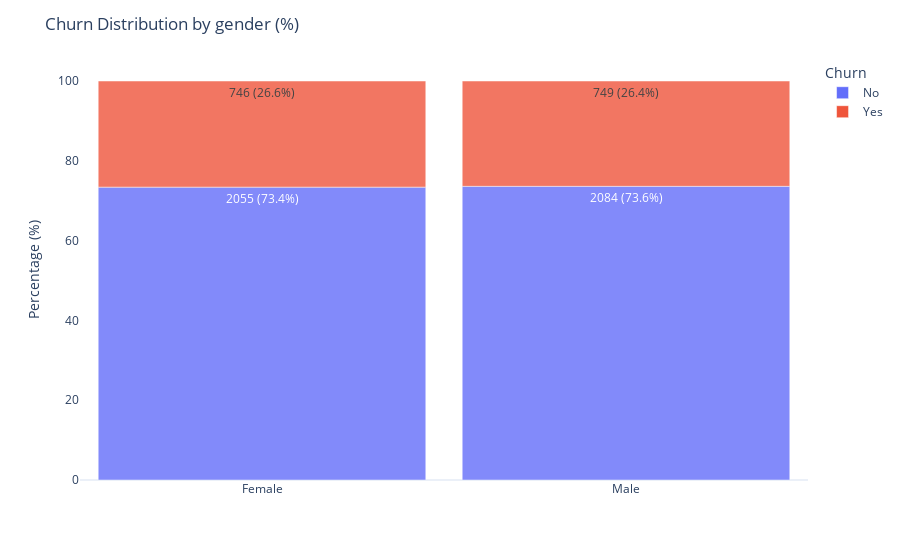
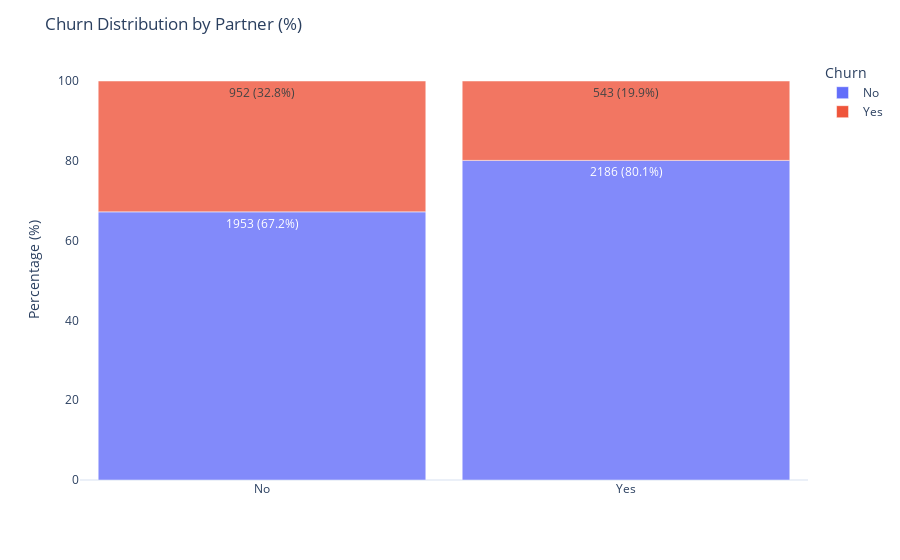
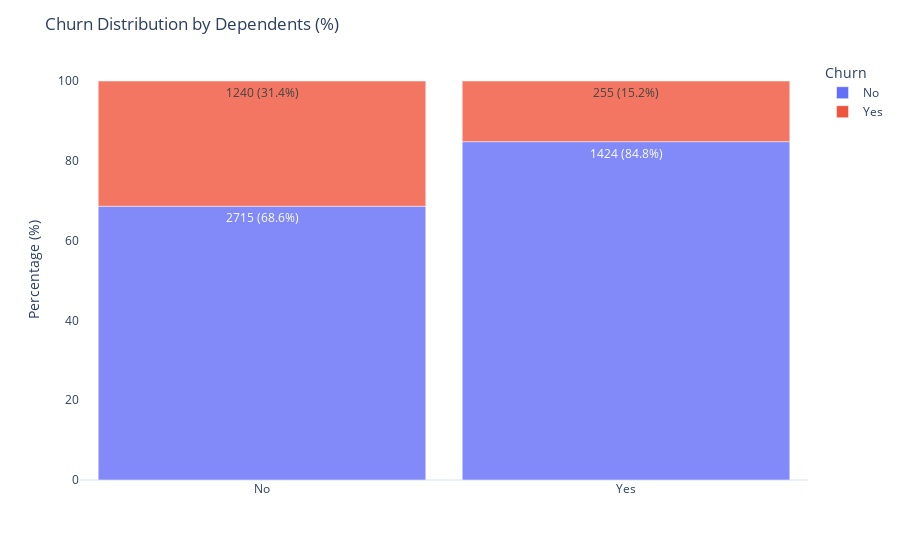
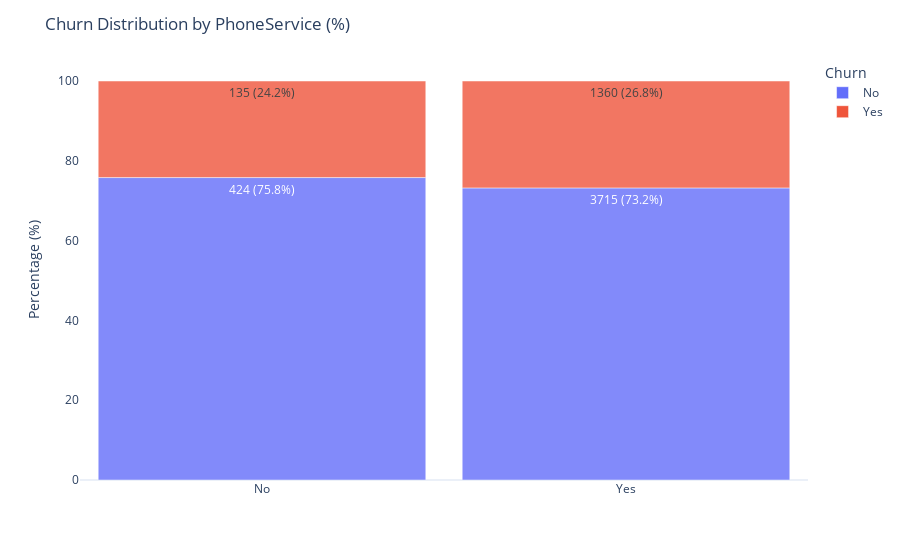

Source (notebook cell) for these figures, in order:
### Markdown cell above
### 3.1. Categorical variables

### Code cell
category_cols = train.head(1).select_dtypes(include = 'object').drop(columns = ['customerID', 'Churn', 'TotalCharges']).columns.tolist()

for col in category_cols + ['SeniorCitizen']:
    
    df_counts = train.groupby([col, 'Churn']).size().reset_index(name='count')
    
    category_totals = df_counts.groupby(col)['count'].sum().reset_index()
    category_totals.rename(columns={'count': 'total'}, inplace=True)
    
    df_normalized = pd.merge(df_counts, category_totals, on=col)
    
    df_normalized['percentage'] = (df_normalized['count'] / df_normalized['total'] * 100).round(1)
    
    df_normalized['label'] = df_normalized['count'].astype(str) + ' (' + df_normalized['percentage'].astype(str) + '%)'
    
    fig = px.bar(
        data_frame=df_normalized,
        x=col,
        y='percentage',  
        color='Churn',
        template='plotly_white',
        opacity=0.8,
        text='label'  
    )

    fig.update_layout(
        title=f"Churn Distribution by {col} (%)",
        xaxis_title="",
        yaxis_title="Percentage (%)",
        bargap=0.1,
        xaxis=dict(showgrid=False),
        yaxis=dict(showgrid=False),
        legend_title="Churn"
    )
    
    
    fig.update_traces(textposition='inside', textangle=0)
    
    fig.show()

### Figure 1 — Plotly figure (JSON) as saved in the notebook; plotly's stock layout.template omitted (floating-point values rounded to 4 significant figures)
{"data": [{"hovertemplate": "Churn=No<br>gender=%{x}<br>percentage=%{y}<br>label=%{text}<extra></extra>", "legendgroup": "No", "marker": {"color": "#636efa", "opacity": 0.8, "pattern": {"shape": ""}}, "name": "No", "orientation": "v", "showlegend": true, "text": ["2055 (73.4%)", "2084 (73.6%)"], "textangle": 0, "textposition": "inside", "type": "bar", "x": ["Female", "Male"], "xaxis": "x", "y": [73.4, 73.6], "yaxis": "y"}, {"hovertemplate": "Churn=Yes<br>gender=%{x}<br>percentage=%{y}<br>label=%{text}<extra></extra>", "legendgroup": "Yes", "marker": {"color": "#EF553B", "opacity": 0.8, "pattern": {"shape": ""}}, "name": "Yes", "orientation": "v", "showlegend": true, "text": ["746 (26.6%)", "749 (26.4%)"], "textangle": 0, "textposition": "inside", "type": "bar", "x": ["Female", "Male"], "xaxis": "x", "y": [26.6, 26.4], "yaxis": "y"}], "layout": {"bargap": 0.1, "barmode": "relative", "legend": {"title": {"text": "Churn"}, "tracegroupgap": 0}, "margin": {"t": 60}, "title": {"text": "Churn Distribution by gender (%)"}, "xaxis": {"anchor": "y", "domain": [0, 1], "showgrid": false, "title": {"text": ""}}, "yaxis": {"anchor": "x", "domain": [0, 1], "showgrid": false, "title": {"text": "Percentage (%)"}}}}

### Figure 2 — Plotly figure (JSON) as saved in the notebook; plotly's stock layout.template omitted (floating-point values rounded to 4 significant figures)
{"data": [{"hovertemplate": "Churn=No<br>Partner=%{x}<br>percentage=%{y}<br>label=%{text}<extra></extra>", "legendgroup": "No", "marker": {"color": "#636efa", "opacity": 0.8, "pattern": {"shape": ""}}, "name": "No", "orientation": "v", "showlegend": true, "text": ["1953 (67.2%)", "2186 (80.1%)"], "textangle": 0, "textposition": "inside", "type": "bar", "x": ["No", "Yes"], "xaxis": "x", "y": [67.2, 80.1], "yaxis": "y"}, {"hovertemplate": "Churn=Yes<br>Partner=%{x}<br>percentage=%{y}<br>label=%{text}<extra></extra>", "legendgroup": "Yes", "marker": {"color": "#EF553B", "opacity": 0.8, "pattern": {"shape": ""}}, "name": "Yes", "orientation": "v", "showlegend": true, "text": ["952 (32.8%)", "543 (19.9%)"], "textangle": 0, "textposition": "inside", "type": "bar", "x": ["No", "Yes"], "xaxis": "x", "y": [32.8, 19.9], "yaxis": "y"}], "layout": {"bargap": 0.1, "barmode": "relative", "legend": {"title": {"text": "Churn"}, "tracegroupgap": 0}, "margin": {"t": 60}, "title": {"text": "Churn Distribution by Partner (%)"}, "xaxis": {"anchor": "y", "domain": [0, 1], "showgrid": false, "title": {"text": ""}}, "yaxis": {"anchor": "x", "domain": [0, 1], "showgrid": false, "title": {"text": "Percentage (%)"}}}}

### Figure 3 — Plotly figure (JSON) as saved in the notebook; plotly's stock layout.template omitted (floating-point values rounded to 4 significant figures)
{"data": [{"hovertemplate": "Churn=No<br>Dependents=%{x}<br>percentage=%{y}<br>label=%{text}<extra></extra>", "legendgroup": "No", "marker": {"color": "#636efa", "opacity": 0.8, "pattern": {"shape": ""}}, "name": "No", "orientation": "v", "showlegend": true, "text": ["2715 (68.6%)", "1424 (84.8%)"], "textangle": 0, "textposition": "inside", "type": "bar", "x": ["No", "Yes"], "xaxis": "x", "y": [68.6, 84.8], "yaxis": "y"}, {"hovertemplate": "Churn=Yes<br>Dependents=%{x}<br>percentage=%{y}<br>label=%{text}<extra></extra>", "legendgroup": "Yes", "marker": {"color": "#EF553B", "opacity": 0.8, "pattern": {"shape": ""}}, "name": "Yes", "orientation": "v", "showlegend": true, "text": ["1240 (31.4%)", "255 (15.2%)"], "textangle": 0, "textposition": "inside", "type": "bar", "x": ["No", "Yes"], "xaxis": "x", "y": [31.4, 15.2], "yaxis": "y"}], "layout": {"bargap": 0.1, "barmode": "relative", "legend": {"title": {"text": "Churn"}, "tracegroupgap": 0}, "margin": {"t": 60}, "title": {"text": "Churn Distribution by Dependents (%)"}, "xaxis": {"anchor": "y", "domain": [0, 1], "showgrid": false, "title": {"text": ""}}, "yaxis": {"anchor": "x", "domain": [0, 1], "showgrid": false, "title": {"text": "Percentage (%)"}}}}

### Figure 4 — Plotly figure (JSON) as saved in the notebook; plotly's stock layout.template omitted (floating-point values rounded to 4 significant figures)
{"data": [{"hovertemplate": "Churn=No<br>PhoneService=%{x}<br>percentage=%{y}<br>label=%{text}<extra></extra>", "legendgroup": "No", "marker": {"color": "#636efa", "opacity": 0.8, "pattern": {"shape": ""}}, "name": "No", "orientation": "v", "showlegend": true, "text": ["424 (75.8%)", "3715 (73.2%)"], "textangle": 0, "textposition": "inside", "type": "bar", "x": ["No", "Yes"], "xaxis": "x", "y": [75.8, 73.2], "yaxis": "y"}, {"hovertemplate": "Churn=Yes<br>PhoneService=%{x}<br>percentage=%{y}<br>label=%{text}<extra></extra>", "legendgroup": "Yes", "marker": {"color": "#EF553B", "opacity": 0.8, "pattern": {"shape": ""}}, "name": "Yes", "orientation": "v", "showlegend": true, "text": ["135 (24.2%)", "1360 (26.8%)"], "textangle": 0, "textposition": "inside", "type": "bar", "x": ["No", "Yes"], "xaxis": "x", "y": [24.2, 26.8], "yaxis": "y"}], "layout": {"bargap": 0.1, "barmode": "relative", "legend": {"title": {"text": "Churn"}, "tracegroupgap": 0}, "margin": {"t": 60}, "title": {"text": "Churn Distribution by PhoneService (%)"}, "xaxis": {"anchor": "y", "domain": [0, 1], "showgrid": false, "title": {"text": ""}}, "yaxis": {"anchor": "x", "domain": [0, 1], "showgrid": false, "title": {"text": "Percentage (%)"}}}}
